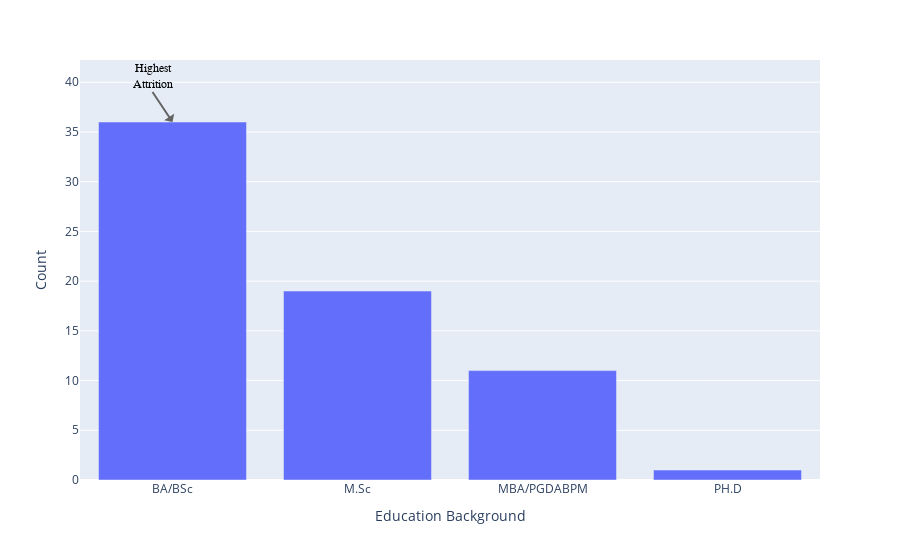

Source (notebook cell):
### Code cell
## Checking the number of defaulters in each education category

edu_count = df['Edu_category'].value_counts()

fig = px.bar(x = edu_count.index, y = edu_count.values, labels = {'x' : "Education Background", 'y': "Count"})
fig.add_annotation( x='BA/BSc', y = 36, text=f'Highest<br>Attrition', yanchor='bottom', showarrow=True, arrowhead=1, arrowsize=1, arrowwidth=2, arrowcolor="#636363", ax=-20, ay=-30, font=dict(size=12, color="Black", family="Courier New, monospace"))
fig.show()

### Figure 1 — Plotly figure (JSON) as saved in the notebook; plotly's stock layout.template omitted (floating-point values rounded to 4 significant figures)
{"data": [{"alignmentgroup": "True", "hovertemplate": "Education Background=%{x}<br>Count=%{y}<extra></extra>", "legendgroup": "", "marker": {"color": "#636efa", "pattern": {"shape": ""}}, "name": "", "offsetgroup": "", "orientation": "v", "showlegend": false, "textposition": "auto", "type": "bar", "x": ["BA/BSc", "M.Sc", "MBA/PGDABPM", "PH.D"], "xaxis": "x", "y": [36, 19, 11, 1], "yaxis": "y"}], "layout": {"annotations": [{"arrowcolor": "#636363", "arrowhead": 1, "arrowsize": 1, "arrowwidth": 2, "ax": -20, "ay": -30, "font": {"color": "Black", "family": "Courier New, monospace", "size": 12}, "showarrow": true, "text": "Highest<br>Attrition", "x": "BA/BSc", "y": 36, "yanchor": "bottom"}], "barmode": "relative", "legend": {"tracegroupgap": 0}, "margin": {"t": 60}, "xaxis": {"anchor": "y", "domain": [0, 1], "title": {"text": "Education Background"}}, "yaxis": {"anchor": "x", "domain": [0, 1], "title": {"text": "Count"}}}}
